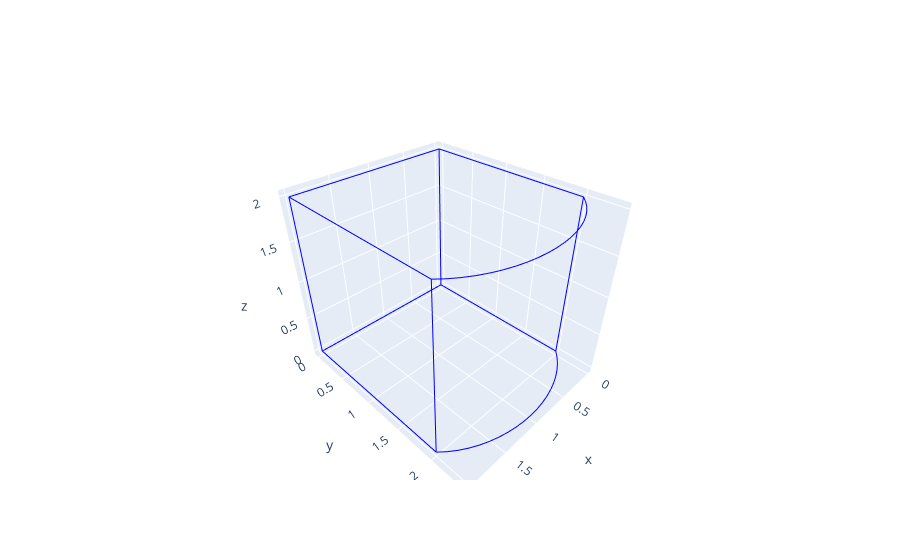

Notebook source saved alongside this figure:
### Code cell
from nebula.workplane import Workplane
from nebula.render.visualization import show

profile = (
    Workplane.init("XY")
    .lineTo(0, 2.0)
    .bspline([(0.5, 2.5), (1.5, 2.5), (2, 2.0)], includeCurrent=True)
    .lineTo(2, 0)
    .close()
    .extrude(2)
)

profile.plot()

### Figure 1 — Plotly figure (JSON) as saved in the notebook; plotly's stock layout.template omitted (floating-point values rounded to 4 significant figures; data arrays with more than 128 entries replaced by an {"elided": "..."} marker saying what was removed)
{"data": [{"line": {"color": "blue", "width": 2}, "mode": "lines", "type": "scatter3d", "x": {"elided": "294 float values"}, "y": {"elided": "294 float values"}, "z": {"elided": "294 float values"}}], "layout": {"scene": {"aspectmode": "data"}}}
